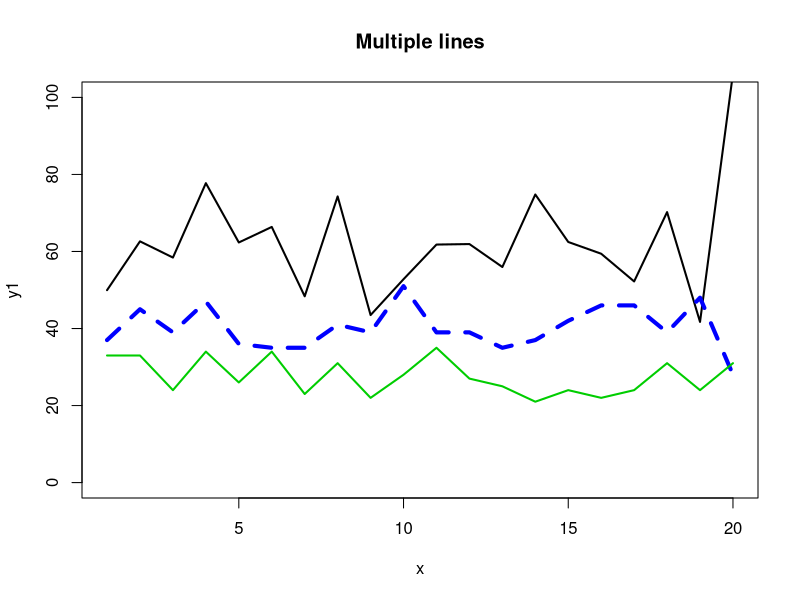
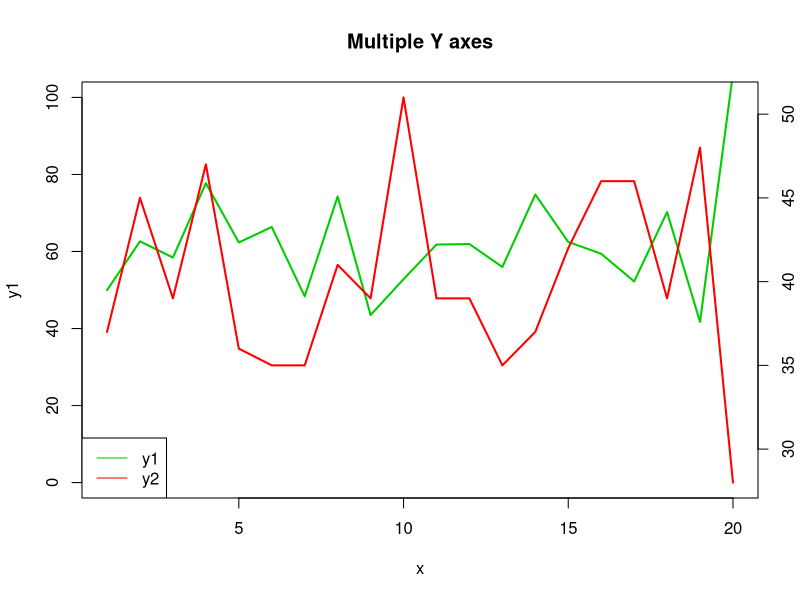

The R source for these figures, in order:
# R Plots: Base graphics

# 1. How to plot multiple lines in an R plot?
set.seed(100)
x <- 1:20
y1 <- rnorm(20, 60, 20)
y2 <- rpois(20, 40)
y3 <- sample(20:35, 20, replace=T)

plot(x, y1, type="l", ylim=c(0,100), lwd=2, main="Multiple lines")
lines(y2, col="blue", lwd=4, lty=2)
lines(y3, col="green3", lwd=2)

# 2. How to make plot with 2 X axes and 2 Y axes?
plot(x, y1, type="l", ylim=c(0,100), lwd=2, main="Multiple Y axes", col="green3")
par(new=T)  # initialise new plot

# start drawing second y axis plot.
plot(x, y2, type="l", axes=F, xlab="", ylab="", lwd=2, col="red")
axis(4)  # draw second y axis.
legend("bottomleft",col=c("green3","red"),lty=1,legend=c("y1","y2"))


# 3. How to change the layout of the plot?

# 4. gplots see bubble charts on correspondence analysis post from sthda.com, correlogram, 